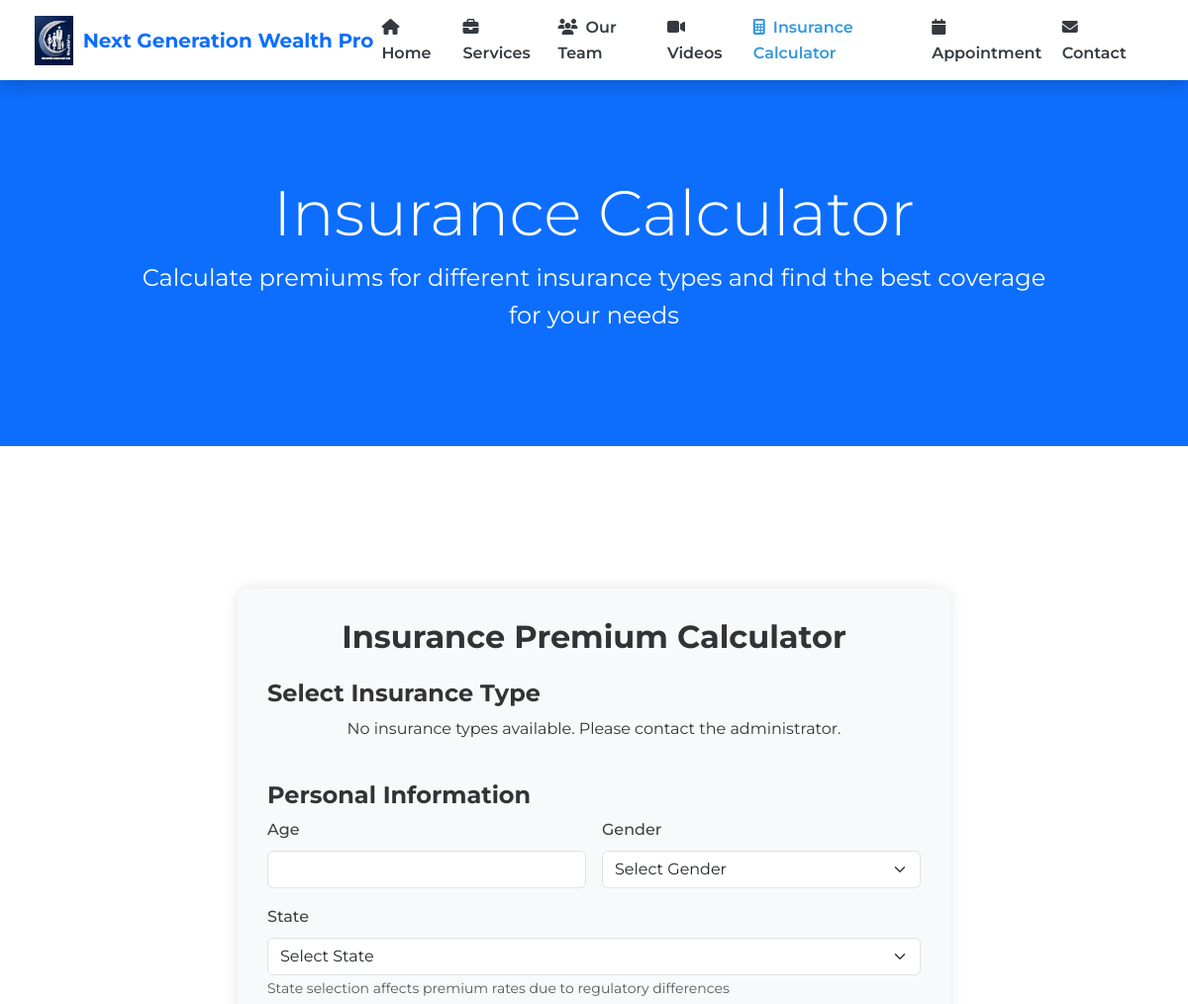
/insurance-calculator/ (upper part), run on an earlier commit of the app's database.
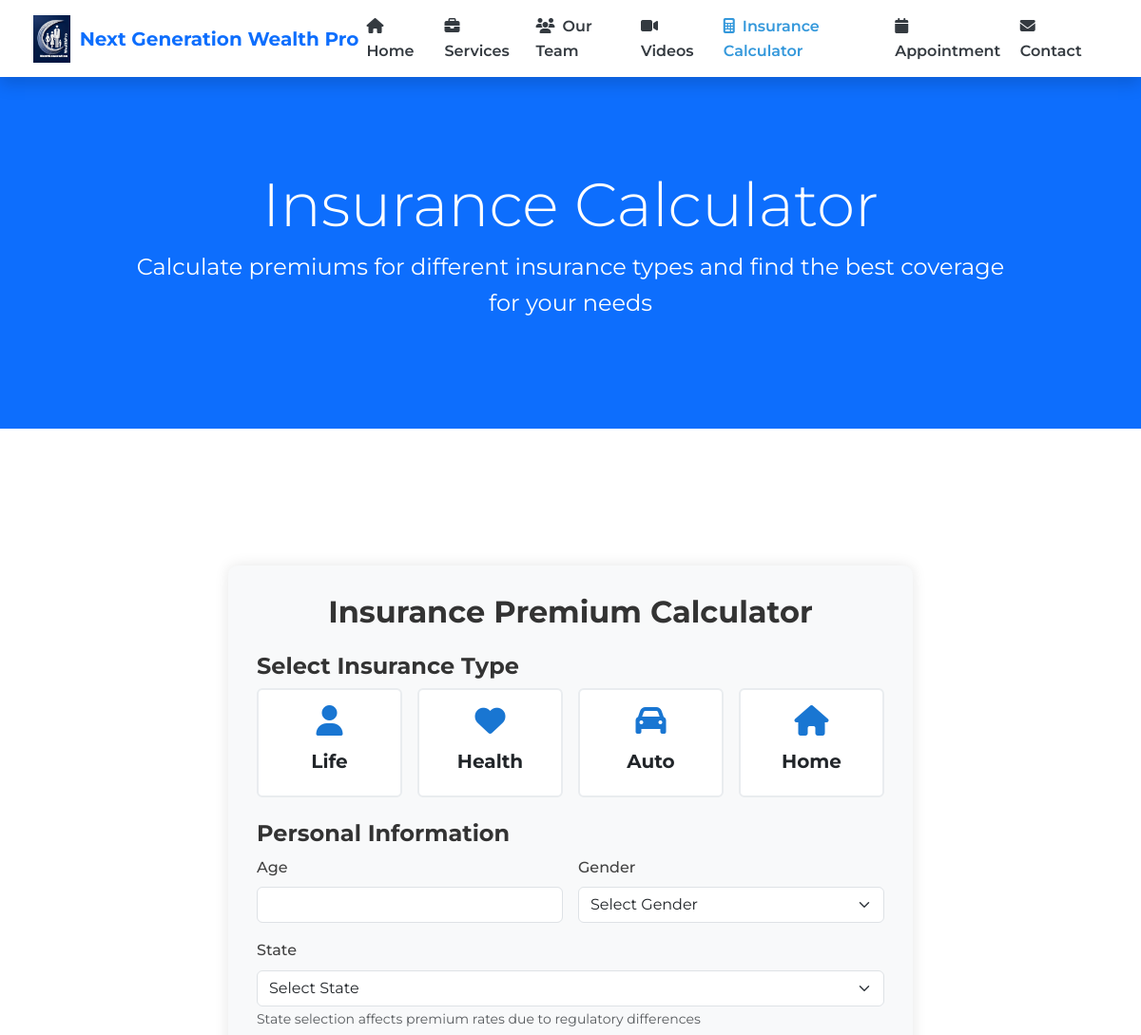
And on a later commit of the database.
### main/models.py (models this page shows, shortened)
class SiteSettings(models.Model):
    site_name = models.CharField(max_length=200, default="Next Generation Wealth Pro")
    site_tagline = models.CharField(max_length=200, default="Wealth Management")
    address = models.CharField(max_length=200, default="123 Street, New York, USA")
    phone = models.CharField(max_length=20, default="+012 345 67890")
    email = models.EmailField(default="info@nextgenwealthpro.com")
    about_us_short = models.TextField(default="Next Generation Wealth Pro provides comprehensive wealth management services.")
    about_us_full = models.TextField(blank=True)
    facebook_url = models.URLField(blank=True, null=True)
    twitter_url = models.URLField(blank=True, null=True)
    instagram_url = models.URLField(blank=True, null=True)
    linkedin_url = models.URLField(blank=True, null=True)
    youtube_url = models.URLField(blank=True, null=True)
    meta_description = models.TextField(blank=True)
    meta_keywords = models.CharField(max_length=500, blank=True)
    google_analytics_id = models.CharField(max_length=50, blank=True)
    established_year = models.PositiveIntegerField(blank=True, null=True)
    company_logo = models.ImageField(upload_to='images/', blank=True, null=True)
    favicon = models.ImageField(upload_to='images/', blank=True, null=True)
    footer_text = models.TextField(blank=True)
    cache_timeout = models.PositiveIntegerField(default=3600)
    email_host = models.CharField(max_length=200, default="smtp.gmail.com",
                                 help_text="SMTP server hostname (e.g., email-smtp.us-east-1.amazonaws.com for Amazon SES)")
    email_port = models.PositiveIntegerField(default=587,
                                           help_text="SMTP server port (587 for TLS, 465 for SSL)")
    email_use_tls = models.BooleanField(default=True,
                                      help_text="Use TLS for secure email transmission")
    email_use_ssl = models.BooleanField(default=False,
                                      help_text="Use SSL instead of TLS (don't enable both)")
    email_host_user = models.CharField(max_length=200, default="",
                                     help_text="SMTP username or IAM SMTP user for Amazon SES")
    email_host_password = models.CharField(max_length=200, default="",
                                        help_text="SMTP password or IAM SMTP password for Amazon SES")
    default_from_email = models.EmailField(default="info@nextgenwealthpro.com",
                                         help_text="Default sender email address (must be verified in Amazon SES)")
    contact_email = models.EmailField(default="contact@nextgenwealthpro.com",
                                    help_text="Email address to receive contact form submissions (must be verified)")
    email_provider = models.CharField(max_length=100, default="smtp",
                                    choices=[
                                        ('smtp', 'Standard SMTP'),
                                        ('ses', 'Amazon SES'),
                                        ('mailgun', 'Mailgun'),
                                        ('sendgrid', 'SendGrid'),
                                    ],
                                    help_text="Email service provider")
    aws_region = models.CharField(max_length=50, default="us-east-1",
                                choices=[
                                    ('us-east-1', 'US East (N. Virginia)'),
                                    ('us-east-2', 'US East (Ohio)'),
                                    ('us-west-1', 'US West (N. California)'),
                                    ('us-west-2', 'US West (Oregon)'),
                                    ('af-south-1', 'Africa (Cape Town)'),
                                    ('ap-east-1', 'Asia Pacific (Hong Kong)'),
                                    ('ap-south-1', 'Asia Pacific (Mumbai)'),
                                    ('ap-northeast-3', 'Asia Pacific (Osaka)'),
                                    ('ap-northeast-2', 'Asia Pacific (Seoul)'),
                                    ('ap-southeast-1', 'Asia Pacific (Singapore)'),
                                    ('ap-southeast-2', 'Asia Pacific (Sydney)'),
                                    ('ap-northeast-1', 'Asia Pacific (Tokyo)'),
                                    ('ca-central-1', 'Canada (Central)'),
                                    ('eu-central-1', 'Europe (Frankfurt)'),
                                    ('eu-west-1', 'Europe (Ireland)'),
                                    ('eu-west-2', 'Europe (London)'),
                                    ('eu-south-1', 'Europe (Milan)'),
                                    ('eu-west-3', 'Europe (Paris)'),
                                    ('eu-north-1', 'Europe (Stockholm)'),
                                    ('me-south-1', 'Middle East (Bahrain)'),
                                    ('sa-east-1', 'South America (São Paulo)'),
                                ],
                                help_text="AWS region for Amazon SES (if using SES)")
    google_maps_embed_url = models.URLField(
        default="https://www.google.com/maps/embed?pb=!1m18!1m12!1m3!1d3022.9663095343016!2d-74.00425882426698!3d40.71116937132799!2m3!1f0!2f0!3f0!3m2!1i1024!2i768!4f13.1!3m3!1m2!1s0x89c25a23e28c1191%3A0x49f75d3281df052a!2s150%20Park%20Row%2C%20New%20York%2C%20NY%2010007%2C%20USA!5e0!3m2!1sen!2sbg!4v1685637930992!5m2!1sen!2sbg",
        help_text="Google Maps embed URL for contact page"
    )
    business_hours_weekdays = models.CharField(max_length=100, default="9:00 AM - 5:00 PM",
                                             help_text="Business hours for weekdays")
    business_hours_saturday = models.CharField(max_length=100, default="By appointment",
                                             help_text="Business hours for Saturday")
    business_hours_sunday = models.CharField(max_length=100, default="Closed",
                                           help_text="Business hours for Sunday")
    enable_csrf_protection = models.BooleanField(default=True,
                                               help_text="Enable CSRF protection in production")
    enable_secure_cookies = models.BooleanField(default=True,
                                              help_text="Enable secure cookies in production")
    enable_ssl_redirect = models.BooleanField(default=True,
                                            help_text="Enable SSL redirect in production")
    created_at = models.DateTimeField(auto_now_add=True)
    updated_at = models.DateTimeField(auto_now=True)
    class Meta:
        verbose_name = "Site Setting"
        verbose_name_plural = "Site Settings"
    @classmethod
    def get_settings(cls):
        settings, created = cls.objects.get_or_create()
        return settings

class InsuranceType(models.Model):
    name = models.CharField(max_length=100)
    description = models.TextField()
    icon = models.CharField(max_length=50, help_text="Font Awesome icon class, e.g., 'fa-heart' for health")

### main/views.py (the view, shortened to what this page needs)
# urls.py: path('insurance-calculator/', views.insurance_calculator, name='insurance_calculator'),
def insurance_calculator(request):
    insurance_types = InsuranceType.objects.all()
    states = dict(StateRateAdjustment.STATE_CHOICES)
    context = {
        'insurance_types': insurance_types,
        'states': states,
        'result': None,
    }
    return render(request, "main/insurance_calculator.html", context)

### main/context_processors.py (called while the page is built)
def site_settings(request):
    try:
        settings_model = SiteSettings.get_settings()
        registry_settings = settings_registry.get_all()
        return {
            'site_settings': settings_model,
            'settings': registry_settings
        }
    except Exception as e:
        logger.error(f"Error in site_settings context processor: {str(e)}")
        return {}

### main/templates/main/insurance_calculator.html (shortened to what this page needs)
{% extends "main/base.html" %}
{% load static %}
{% block extra_css %}
<link rel="stylesheet" href="https://cdn.jsdelivr.net/npm/flatpickr/dist/flatpickr.min.css">
{% endblock %}
{% block hero %}
<div class="container-fluid bg-primary py-5 mb-5 hero-header">
    <div class="container py-5">
        <div class="row justify-content-center">
            <div class="col-lg-10 text-center">
                <h1 class="display-3 text-white animated slideInDown">Insurance Calculator</h1>
                <p class="fs-4 text-white">Calculate premiums for different insurance types and find the best coverage for your needs</p>
            </div>
        </div>
    </div>
</div>
{% endblock %}
{% block content %}
<div class="container py-5">
    <div class="row">
        <div class="col-lg-8 mx-auto">
            <div class="calculator-section">
                <h2 class="mb-4 text-center">Insurance Premium Calculator</h2>
                <form id="insurance-form" method="post">
                    <div class="mb-4">
                        <h4>Select Insurance Type</h4>
                        <div class="row g-3">
                            {% for type in insurance_types %}
                            <div class="col-md-3">
                                <div class="card insurance-type-card text-center" data-type-id="{{ type.id }}" data-type-name="{{ type.name|lower }}">
                                    <div class="card-body">
                                        <i class="fa {{ type.icon }} insurance-icon"></i>
                                        <h5 class="card-title">{{ type.name }}</h5>
                                    </div>
                                </div>
                            </div>
                            {% empty %}
                            <div class="col-12 text-center">
                                <p>No insurance types available. Please contact the administrator.</p>
                            </div>
                            {% endfor %}
                        </div>
                    </div>
                    <div id="basic-info" class="mb-4">
                        <h4>Personal Information</h4>
                        <div class="row g-3">
                            <div class="col-md-6">
                                <label for="age" class="form-label">Age</label>
                                <input type="number" class="form-control" id="age" name="age" min="1" max="100" required>
                            </div>
                            <div class="col-md-6">
                                <label for="gender" class="form-label">Gender</label>
                                <select class="form-select" id="gender" name="gender" required>
                                    <option value="">Select Gender</option>
                                </select>
                            </div>
                            <div class="col-md-12">
                                <label for="state" class="form-label">State</label>
                                <select class="form-select" id="state" name="state">
                                    <option value="">Select State</option>
                                </select>
                                <small class="form-text text-muted">State selection affects premium rates due to regulatory differences</small>
                            </div>
                        </div>
                    </div>
                </form>
            </div>
        </div>
    </div>
</div>
{% endblock %}

### main/templates/main/base.html (shortened to what this page needs)
{% load static %}
<!DOCTYPE html>
<html lang="en">
<head>
    <link href="https://cdn.jsdelivr.net/npm/bootstrap@5.3.0/dist/css/bootstrap.min.css" rel="stylesheet">
    <link rel="stylesheet" href="https://cdnjs.cloudflare.com/ajax/libs/font-awesome/6.4.0/css/all.min.css">
    <link rel="stylesheet" href="{% static 'css/style.css' %}">
    {% block extra_css %}{% endblock %}
</head>
<body {% block hclass %}{% endblock %}>
    <nav class="navbar navbar-expand-lg bg-white navbar-light shadow sticky-top p-0">
        <div class="container navbar-container">
            <a href="{% url 'home' %}" class="navbar-brand d-flex align-items-center">
                {% if site_settings.company_logo %}
                <img src="{{ site_settings.company_logo.url }}" alt="{{ site_settings.site_name }} Logo" class="logo-img" style="height: 50px; margin-right: 10px;">
                {% else %}
                <img src="{% static 'images/dlogo.png' %}" alt="{{ site_settings.site_name }} Logo" class="logo-img" style="height: 50px; margin-right: 10px;">
                {% endif %}
                <h2 class="m-0 text-primary" style="font-size: 1.25rem;">{{ site_settings.site_name }}</h2>
            </a>
            <div class="collapse navbar-collapse" id="navbarCollapse">
                <div class="navbar-nav ms-auto py-3 py-lg-0">
                    <a href="{% url 'home' %}" class="nav-item nav-link"><i class="fa fa-home me-2"></i>Home</a>
                    <a href="{% url 'services' %}" class="nav-item nav-link"><i class="fa fa-briefcase me-2"></i>Services</a>
                    <a href="{% url 'team' %}" class="nav-item nav-link"><i class="fa fa-users me-2"></i>Our Team</a>
                    <a href="{% url 'videos' %}" class="nav-item nav-link"><i class="fa fa-video me-2"></i>Videos</a>
                    <a href="{% url 'insurance_calculator' %}" class="nav-item nav-link"><i class="fa fa-calculator me-2"></i>Insurance Calculator</a>
                    <a href="{% url 'appointment' %}" class="nav-item nav-link"><i class="fa fa-calendar me-2"></i>Appointment</a>
                    <a href="{% url 'contact' %}" class="nav-item nav-link"><i class="fa fa-envelope me-2"></i>Contact</a>
                </div>
            </div>
        </div>
    </nav>
    {% block hero %}{% endblock %}
    <main class="{% block content_class %}container py-5{% endblock %}">
        {% block content %}{% endblock %}
    </main>
</body>
</html>

### productionfiles/css/style.css (style rules this page uses)
:root { --primary: #3498db; --secondary: #2c3e50; --light: #f8f9fa; --dark: #343a40; --gray: #6c757d; }
body { font-family: 'Montserrat', sans-serif; color: #333; line-height: 1.6; }
h1, h2, h3, h4, h5, h6 { font-weight: 700; }
a { text-decoration: none; transition: all 0.3s ease; }
.navbar { box-shadow: 0 2px 10px rgba(0,0,0,0.1); padding: 10px 0; }
.navbar-container { padding-left: 5px; }
.navbar-brand { margin-right: 0; }
.navbar-brand img { max-height: 50px; }
.navbar-brand h2 { font-size: 1.25rem; }
.navbar-nav .nav-link { font-weight: 600; color: var(--dark); padding: 15px 20px; }
.navbar-nav .nav-link:hover, .navbar-nav .nav-link.active { color: var(--primary); }

### main/templates/main/insurance_calculator.html (style rules this page uses)
.calculator-section { background-color: #f8f9fa; border-radius: 10px; box-shadow: 0 0 15px rgba(0, 0, 0, 0.1); padding: 30px; margin-bottom: 30px; }
.insurance-type-card { cursor: pointer; border: 2px solid #e9ecef; transition: all 0.3s ease; height: 100%; }
.insurance-icon { font-size: 2rem; color: #1976d2; margin-bottom: 15px; }
.form-label { font-weight: 500; color: #424242; }

What changed in the data, as far as the page shows it:
added InsuranceType: name "Life"
added InsuranceType: name "Health"
added InsuranceType: name "Auto"
added InsuranceType: name "Home"
Also different on the page:
text no longer shown: "No insurance types available. Please contact the administrator."
